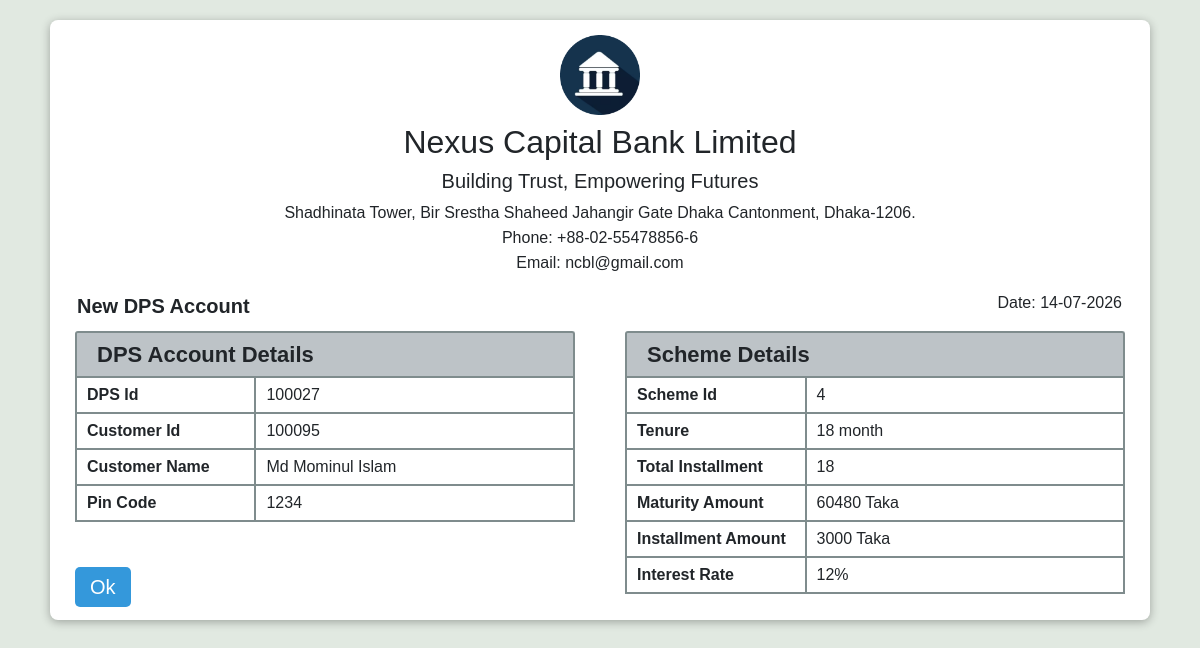
The app's page /officer/dps_invoice.php with its own data.
### tables this page shows
CREATE TABLE `dps` (
  `dps_id` int(11) NOT NULL,
  `customer_id` int(11) DEFAULT NULL,
  `scheme_id` int(11) DEFAULT NULL,
  `current_balance` float DEFAULT NULL,
  `pin_code` int(50) NOT NULL,
  `status` varchar(11) DEFAULT NULL,
  `opening_date` date DEFAULT NULL,
  `closing_date` date DEFAULT NULL,
  `paid_installment` int(11) DEFAULT NULL,
  `nom_name` text NOT NULL,
  `nom_nid` int(11) NOT NULL,
  `nom_address` text NOT NULL,
  `nom_relation` text NOT NULL
);

CREATE TABLE `customer` (
  `customer_id` int(11) NOT NULL,
  `nid` varchar(255) NOT NULL,
  `first_name` varchar(255) DEFAULT NULL,
  `last_name` varchar(255) DEFAULT NULL,
  `picture` text DEFAULT NULL,
  `email` varchar(255) DEFAULT NULL,
  `phone` varchar(100) NOT NULL,
  `gender` varchar(10) DEFAULT NULL,
  `address` text DEFAULT NULL,
  `division` varchar(50) DEFAULT NULL,
  `district` varchar(50) DEFAULT NULL,
  `dob` date DEFAULT NULL
);

CREATE TABLE `dps_scheme` (
  `scheme_id` int(11) NOT NULL,
  `tenure` int(11) DEFAULT NULL,
  `total_installment` int(11) DEFAULT NULL,
  `maturity_amount` float DEFAULT NULL,
  `installment_amount` float DEFAULT NULL,
  `interest_rate` float DEFAULT NULL
);

### officer/dps_invoice.php (the view, shortened to what this page needs)
<!DOCTYPE html>
<html lang="en">
<head>
    <link rel="stylesheet" href="../bootstrap/bootstrap_css.css">
</head>
<?php
include "../database.php";
$query = "SELECT MAX(dps_id) as id FROM dps";
$table = mysqli_query($con, $query);
$row = mysqli_fetch_assoc($table);
$dps_id = $row['id'];
$query2 = "SELECT *
           FROM dps d
           INNER JOIN dps_scheme ds
           USING(scheme_id)
           INNER JOIN customer c
            USING(customer_id)
            WHERE d.dps_id= '$dps_id'";
$table2 = mysqli_query($con, $query2);
$row2 = mysqli_fetch_assoc($table2);
?>
<body>
    <div class="cnt">
        <div class="text-center">
            <img class="logo" src="../logo/logo.png" alt="Bank Logo">
            <h2 class="mt-2">Nexus Capital Bank Limited</h2>
            <h5>Building Trust, Empowering Futures</h5>
            <p>Shadhinata Tower, Bir Srestha Shaheed Jahangir Gate Dhaka Cantonment, Dhaka-1206.</p>
            <p class="phone">Phone: +88-02-55478856-6</p>
            <p class="email">Email: ncbl@gmail.com</p>
        </div>
        <div class="d-flex hdiv">
            <p class="fdr">New DPS Account</p>
            <p class="date">Date: <?php echo date("d-m-Y") ?> </p>
        </div>
        <div class="d-flex table_div">
            <div class="table1_div">
                <table class="table2">
                    <header>DPS Account Details</header>
                    <tr>
                        <th>DPS Id</th>
                        <td><?php echo $row2['dps_id'] ?></td>
                    </tr>
                    <tr>
                        <th>Customer Id</th>
                        <td><?php echo $row2['customer_id'] ?></td>
                    </tr>
                    <tr>
                        <th>Customer Name</th>
                        <td><?php echo $row2['first_name'] . " " . $row2['last_name'] ?></td>
                    </tr>
                    <tr>
                        <th>Pin Code</th>
                        <td><?php echo $row2['pin_code'] ?></td>
                    </tr>
                </table>
                <a href="dps_create.php"><button class="btnn">Ok</button></a>
            </div>
            <div class="table2_div">
                <table class="table2">
                    <header>Scheme Details</header>
                    <tr>
                        <th>Scheme Id</th>
                        <td><?php echo $row2['scheme_id'] ?></td>
                    </tr>
                    <tr>
                        <th>Tenure</th>
                        <td><?php echo $row2['tenure'] . " month" ?></td>
                    </tr>
                    <tr>
                        <th>Total Installment</th>
                        <td><?php echo $row2['total_installment'] ?></td>
                    </tr>
                    <tr>
                        <th>Maturity Amount</th>
                        <td><?php echo $row2['maturity_amount'] . " Taka" ?></td>
                    </tr>
                    <tr>
                        <th>Installment Amount</th>
                        <td><?php echo $row2['installment_amount'] . " Taka" ?></td>
                    </tr>
                    <tr>
                        <th>Interest Rate</th>
                        <td><?php echo $row2['interest_rate'] . "%" ?></td>
                    </tr>
                </table>
            </div>
        </div>
    </div>
</body>
</html>

### officer/dps_invoice.php (style rules this page uses)
body { background-color: #e1e9e1; font-family: Arial, sans-serif; margin: 0; padding: 0; display: flex; justify-content: center; }
.cnt { background-color: white; margin-top: 20px; height: 600px; width: 1100px; border-radius: 8px; box-shadow: 0 2px 10px rgba(0, 0, 0, 0.3); }
.table_div { margin-top: 40px; display: flex; justify-content: center; }
.table1_div { width: 500px; margin: 0 25px; }
.table2_div { width: 500px; margin: 0 25px; }
header { background-color: #bdc3c7; padding: 5px 20px; font-weight: bold; border-top-right-radius: 3px; border-top-left-radius: 3px; font-size: 22px; border: 2px solid #7f8c8d; border-bottom: none; }
table th, table td { border: 2px solid #7f8c8d; height: 35px; padding: 5px 10px; }
table th { width: 180px; }
table td { width: 320px; }
.logo { height: 80px; width: 80px; margin-top: 15px; }
.phone, .email { margin-top: -15px; }
.btnn { background-color: #3498db; border: none; font-size: 20px; padding: 5px 15px; border-radius: 5px; margin-top: 45px; color: white; }
.hdiv { position: relative; }
.date { position: absolute; right: 28px; }
.fdr { position: absolute; left: 27px; font-size: 20px; font-weight: bold; }

### records on screen
dps: dps_id "100027", customer "100095", customer.first_name "Md Mominul", customer.last_name "Islam", pin_code "1234", scheme "4", scheme.tenure "18", scheme.total_installment "18", scheme.maturity_amount "60480", scheme.installment_amount "3000", scheme.interest_rate "12"
